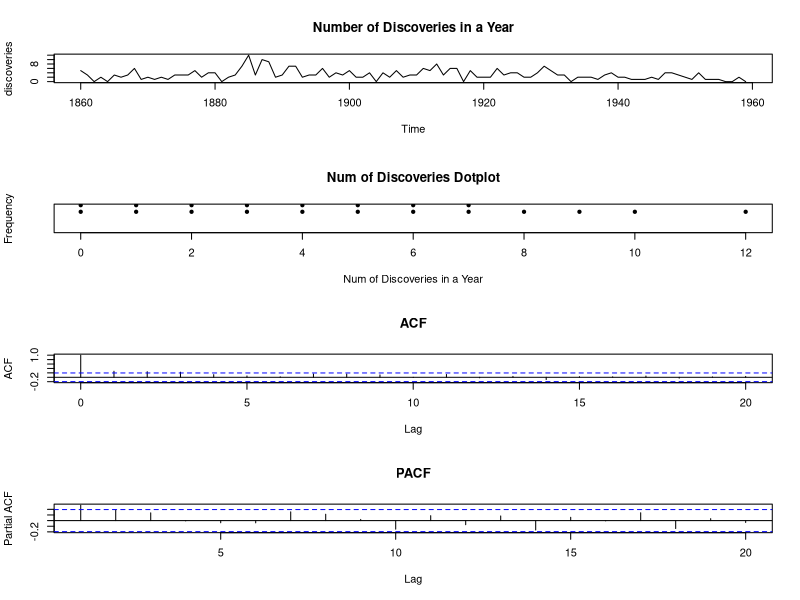

Here is the R script that generated this plot:
# Remove all variables from the RStudio Memory
rm(list = ls())
# Remove all visuals from the RStudio Memory
try(dev.off())
# Clear the R console by running CTRL+L or writing the below command
cat("\014")

library(forecast)
par(mfcol = c(4,1))
plot(discoveries, main='Number of Discoveries in a Year')
stripchart(discoveries, method='stack', offset=0.5, at=1.5, pch=19, main='Num of Discoveries Dotplot', xlab='Num of Discoveries in a Year', ylab='Frequency')
acf(discoveries, main='ACF')
acf(discoveries, type='partial', main='PACF')
print(auto.arima(discoveries))